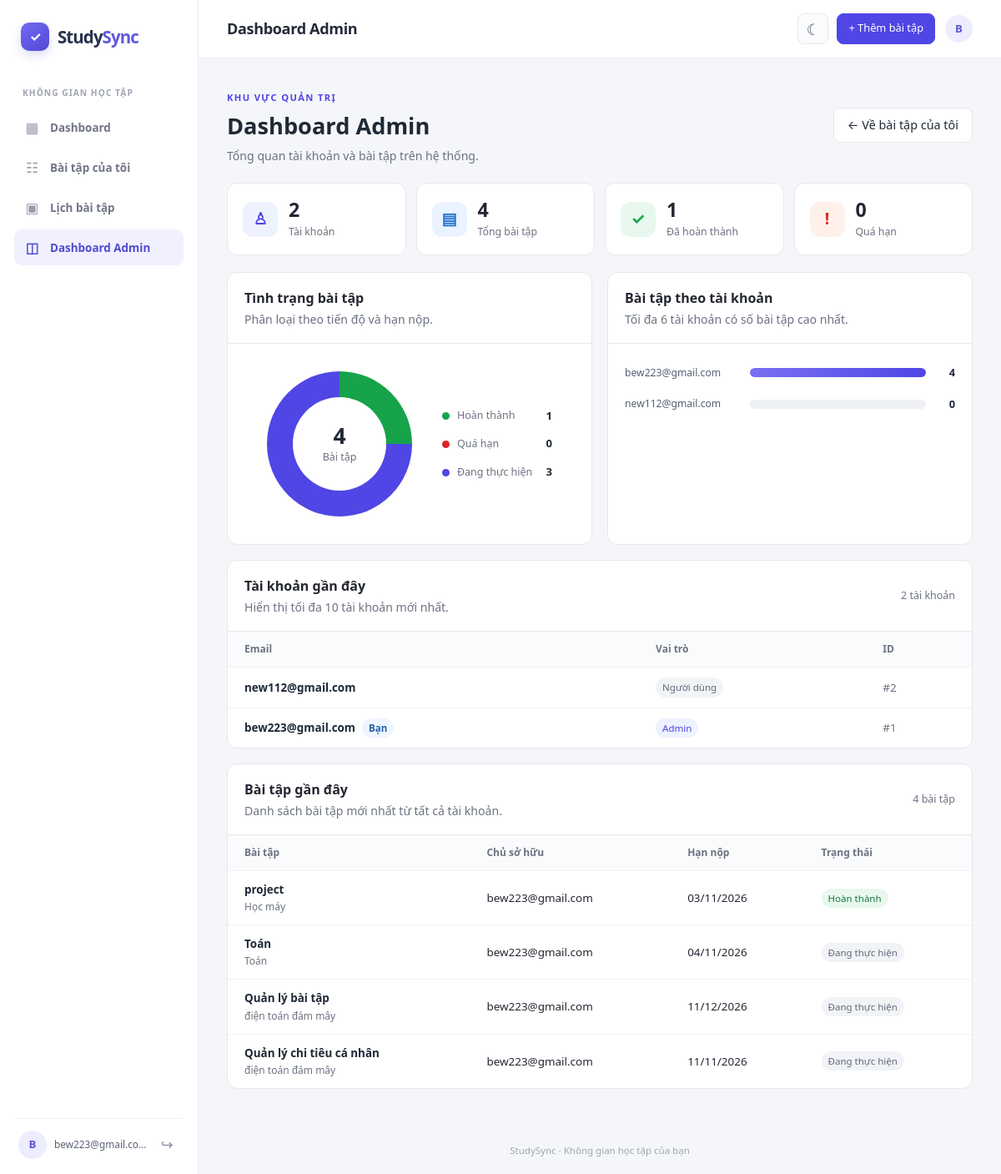
The page /admin (signed in) on the database its author committed.
### app.py (models this page shows, shortened)
class User(UserMixin, db.Model):
    id = db.Column(db.Integer, primary_key=True)
    email = db.Column(db.String(254), unique=True, nullable=False, index=True)
    password_hash = db.Column(db.String(255), nullable=False)
    is_admin = db.Column(db.Boolean, nullable=False, default=False)

class Task(db.Model):
    id = db.Column(db.Integer, primary_key=True)
    title = db.Column(db.String(200), nullable=False)
    subject = db.Column(db.String(100), default="")
    description = db.Column(db.Text, default="")
    due_date = db.Column(db.Date, nullable=False)
    done = db.Column(db.Boolean, default=False, nullable=False)
    completed_at = db.Column(db.DateTime, nullable=True)
    created_at = db.Column(db.DateTime, default=datetime.utcnow)
    user_id = db.Column(db.Integer, db.ForeignKey("user.id"), nullable=True)
    user = db.relationship(User, backref="tasks")
    @property
    def overdue(self):
        return (not self.done) and self.due_date < date.today()

### app.py (the view)
@app.route("/admin")
@admin_required
def admin_dashboard():
    total_tasks = Task.query.count()
    done_tasks = Task.query.filter_by(done=True).count()
    overdue_tasks = Task.query.filter(
        Task.done.is_(False), Task.due_date < date.today()
    ).count()
    pending_tasks = total_tasks - done_tasks - overdue_tasks
    done_percent = round(done_tasks / total_tasks * 100, 1) if total_tasks else 0
    overdue_percent = round(overdue_tasks / total_tasks * 100, 1) if total_tasks else 0
    pending_percent = round(pending_tasks / total_tasks * 100, 1) if total_tasks else 0
    user_task_counts = (
        db.session.query(
            User.id,
            User.email,
            func.count(Task.id).label("task_count"),
        )
        .outerjoin(Task, Task.user_id == User.id)
        .group_by(User.id, User.email)
        .order_by(func.count(Task.id).desc(), User.id.asc())
        .limit(6)
        .all()
    )
    users = User.query.order_by(User.id.desc()).limit(10).all()
    tasks = Task.query.order_by(Task.id.desc()).limit(10).all()
    return render_template(
        "admin.html",
        users=users,
        tasks=tasks,
        total_users=User.query.count(),
        total_tasks=total_tasks,
        done_tasks=done_tasks,
        overdue_tasks=overdue_tasks,
        pending_tasks=pending_tasks,
        done_percent=done_percent,
        overdue_percent=overdue_percent,
        pending_percent=pending_percent,
        user_task_counts=user_task_counts,
    )

### app.py (called while the page is built)
@login_manager.user_loader
def load_user(user_id):
    try:
        return db.session.get(User, int(user_id))
    except (TypeError, ValueError):
        return None

def admin_required(view):
    @wraps(view)
    @login_required
    def wrapped(*args, **kwargs):
        if not current_user.is_admin:
            abort(403)
        return view(*args, **kwargs)
    return wrapped

### templates/admin.html (shortened to what this page needs)
{% extends "base.html" %}
{% block container_class %}admin-container{% endblock %}
{% block content %}
<div class="admin-heading">
  <div>
    <span class="admin-eyebrow">KHU VỰC QUẢN TRỊ</span>
    <h1>Dashboard Admin</h1>
    <p>Tổng quan tài khoản và bài tập trên hệ thống.</p>
  </div>
  <a class="btn" href="{{ url_for('index') }}">← Về bài tập của tôi</a>
</div>
<section class="admin-stats" aria-label="Thống kê hệ thống">
  <article class="admin-stat">
    <span class="admin-stat-icon users-icon" aria-hidden="true">♙</span>
    <div><span class="admin-stat-value">{{ total_users }}</span><span class="admin-stat-label">Tài khoản</span></div>
  </article>
  <article class="admin-stat">
    <span class="admin-stat-icon tasks-icon" aria-hidden="true">▤</span>
    <div><span class="admin-stat-value">{{ total_tasks }}</span><span class="admin-stat-label">Tổng bài tập</span></div>
  </article>
  <article class="admin-stat">
    <span class="admin-stat-icon done-icon" aria-hidden="true">✓</span>
    <div><span class="admin-stat-value">{{ done_tasks }}</span><span class="admin-stat-label">Đã hoàn thành</span></div>
  </article>
  <article class="admin-stat">
    <span class="admin-stat-icon overdue-icon" aria-hidden="true">!</span>
    <div><span class="admin-stat-value">{{ overdue_tasks }}</span><span class="admin-stat-label">Quá hạn</span></div>
  </article>
</section>
<section class="admin-charts" aria-label="Biểu đồ thống kê">
  <article class="admin-panel chart-panel">
    <div class="admin-panel-heading">
      <div><h2>Tình trạng bài tập</h2><p>Phân loại theo tiến độ và hạn nộp.</p></div>
    </div>
    <div class="status-chart-content">
      {% if total_tasks %}
      <div
        class="status-donut"
        role="img"
        aria-label="Đã hoàn thành: {{ done_tasks }}; quá hạn: {{ overdue_tasks }}; đang thực hiện: {{ pending_tasks }}"
        style="--done-stop: {{ done_percent }}%; --overdue-start: {{ done_percent }}%; --overdue-stop: {{ done_percent + overdue_percent }}%; --pending-start: {{ done_percent + overdue_percent }}%;"
      >
        <div class="donut-center"><strong>{{ total_tasks }}</strong><span>Bài tập</span></div>
      </div>
      {% else %}
      <div class="status-donut donut-empty" role="img" aria-label="Chưa có bài tập">
        <div class="donut-center"><strong>0</strong><span>Bài tập</span></div>
      </div>
      {% endif %}
      <ul class="chart-legend">
        <li><span class="legend-dot done-dot"></span><span>Hoàn thành</span><strong>{{ done_tasks }}</strong></li>
        <li><span class="legend-dot overdue-dot"></span><span>Quá hạn</span><strong>{{ overdue_tasks }}</strong></li>
        <li><span class="legend-dot pending-dot"></span><span>Đang thực hiện</span><strong>{{ pending_tasks }}</strong></li>
      </ul>
    </div>
  </article>
  <article class="admin-panel chart-panel">
    <div class="admin-panel-heading">
      <div><h2>Bài tập theo tài khoản</h2><p>Tối đa 6 tài khoản có số bài tập cao nhất.</p></div>
    </div>
    {% if user_task_counts %}
    <div class="account-chart">
      {% for account in user_task_counts %}
      <div class="account-chart-row">
        <span class="account-chart-email" title="{{ account.email }}">{{ account.email }}</span>
        <div
          class="account-chart-track"
          role="img"
          aria-label="{{ account.email }}: {{ account.task_count }} bài tập"
        >
          <span style="width: {{ (account.task_count / (user_task_counts[0].task_count or 1) * 100)|round(1) }}%"></span>
        </div>
        <strong class="account-chart-value">{{ account.task_count }}</strong>
      </div>
      {% endfor %}
    </div>
    {% else %}
    <p class="admin-empty">Chưa có tài khoản để thống kê.</p>
    {% endif %}
  </article>
</section>
<section class="admin-panel">
  <div class="admin-panel-heading">
    <div><h2>Tài khoản gần đây</h2><p>Hiển thị tối đa 10 tài khoản mới nhất.</p></div>
    <span class="admin-count">{{ total_users }} tài khoản</span>
  </div>
  {% if users %}
  <div class="admin-table-wrap">
    <table class="admin-table">
      <thead><tr><th>Email</th><th>Vai trò</th><th>ID</th></tr></thead>
      <tbody>
        {% for user in users %}
        <tr>
          <td class="admin-email">{{ user.email }}{% if user.id == current_user.id %}<span class="you-badge">Bạn</span>{% endif %}</td>
          <td>{% if user.is_admin %}<span class="role-badge admin-role">Admin</span>{% else %}<span class="role-badge">Người dùng</span>{% endif %}</td>
          <td class="admin-id">#{{ user.id }}</td>
        </tr>
        {% endfor %}
      </tbody>
    </table>
  </div>
  {% else %}
  <p class="admin-empty">Chưa có tài khoản nào.</p>
  {% endif %}
</section>
<section class="admin-panel">
  <div class="admin-panel-heading">
    <div><h2>Bài tập gần đây</h2><p>Danh sách bài tập mới nhất từ tất cả tài khoản.</p></div>
    <span class="admin-count">{{ total_tasks }} bài tập</span>
  </div>
  {% if tasks %}
  <div class="admin-table-wrap">
    <table class="admin-table">
      <thead><tr><th>Bài tập</th><th>Chủ sở hữu</th><th>Hạn nộp</th><th>Trạng thái</th></tr></thead>
      <tbody>
        {% for task in tasks %}
        <tr>
          <td class="admin-email">{{ task.title }}{% if task.subject %}<small class="admin-subject">{{ task.subject }}</small>{% endif %}</td>
          <td>{{ task.user.email if task.user else 'Chưa gán tài khoản' }}</td>
          <td>{{ task.due_date.strftime('%d/%m/%Y') }}</td>
          <td>
            {% if task.done %}<span class="role-badge done-status">Hoàn thành</span>
            {% elif task.overdue %}<span class="role-badge late-status">Quá hạn</span>
            {% else %}<span class="role-badge">Đang thực hiện</span>{% endif %}
          </td>
        </tr>
        {% endfor %}
      </tbody>
    </table>
  </div>
  {% else %}
  <p class="admin-empty">Chưa có bài tập nào trên hệ thống.</p>
  {% endif %}
</section>
{% endblock %}

### templates/base.html (shortened to what this page needs)
<!doctype html>
<html lang="vi">
<head>
  <link rel="stylesheet" href="{{ url_for('static', filename='style.css') }}">
</head>
<body>
  <div class="app-shell">
    <aside class="sidebar">
      <a class="brand" href="{{ url_for('index') }}">
        <span class="brand-icon" aria-hidden="true">✓</span>
        <span>Study<span class="brand-accent">Sync</span></span>
      </a>
      <span class="sidebar-label">KHÔNG GIAN HỌC TẬP</span>
      <nav class="sidebar-nav" aria-label="Điều hướng chính">
        <a class="sidebar-link {{ 'active' if request.endpoint == 'index' and request.args.get('filter', 'all') == 'all' }}" href="{{ url_for('index') }}">
          <span aria-hidden="true">▦</span> Dashboard
        </a>
        <a class="sidebar-link" href="{{ url_for('index') }}#task-list">
          <span aria-hidden="true">☷</span> Bài tập của tôi
        </a>
        <a class="sidebar-link" href="{{ url_for('index') }}#calendar">
          <span aria-hidden="true">▣</span> Lịch bài tập
        </a>
        {% if current_user.is_admin %}
        <a class="sidebar-link {{ 'active' if request.endpoint == 'admin_dashboard' }}" href="{{ url_for('admin_dashboard') }}">
          <span aria-hidden="true">◫</span> Dashboard Admin
        </a>
        {% endif %}
      </nav>
      <div class="sidebar-account">
        <span class="account-avatar" aria-hidden="true">{{ current_user.email[0]|upper }}</span>
        <span class="account-name" title="{{ current_user.email }}">{{ current_user.email }}</span>
        <form method="post" action="{{ url_for('logout') }}">
          <button class="logout-button" type="submit" aria-label="Đăng xuất" title="Đăng xuất">↪</button>
        </form>
      </div>
    </aside>
    <div class="app-main">
      <header class="topbar">
        <span class="topbar-title">{% block page_heading %}{{ 'Dashboard Admin' if request.endpoint == 'admin_dashboard' else 'Dashboard' }}{% endblock %}</span>
        <div class="topbar-actions">
          <button class="theme-toggle" type="button" aria-label="Bật giao diện tối" aria-pressed="false" title="Bật giao diện tối">
            <span class="theme-toggle-icon" aria-hidden="true">☾</span>
          </button>
          <a class="btn btn-primary header-add" href="{{ url_for('add') }}">+ Thêm bài tập</a>
          <span class="topbar-avatar" title="{{ current_user.email }}">{{ current_user.email[0]|upper }}</span>
        </div>
      </header>
      <main class="container {% block container_class %}{% endblock %}">
        {% block content %}{% endblock %}
      </main>
      <footer class="footer">StudySync · Không gian học tập của bạn</footer>
    </div>
  </div>
</body>
</html>

### rows shown on the page
User: email "B", email "bew223@gmail.com", task_count "4", shows "Bạn", is_admin "Admin", id "1"
User: email "new112@gmail.com", task_count "0", shows "Người dùng", id "2"
Task: title "project", subject "Học máy", user "bew223@gmail.com", due_date "03/11/2026", done "Hoàn thành"
Task: title "Toán", subject "Toán", user "bew223@gmail.com", due_date "04/11/2026", done "Đang thực hiện"
Task: title "Quản lý bài tập", subject "điện toán đám mây", user "bew223@gmail.com", due_date "11/12/2026", done "Đang thực hiện"
Task: title "Quản lý chi tiêu cá nhân", subject "điện toán đám mây", user "bew223@gmail.com", due_date "11/11/2026", done "Đang thực hiện"

### other values the page prints
{{ total_users }} "2"
{{ total_tasks }} "4"
{{ done_tasks }} "1"
{{ overdue_tasks }} "0"
{{ pending_tasks }} "3"
